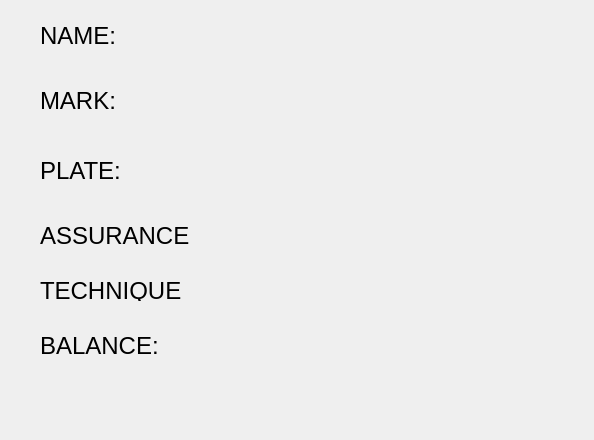
<?xml version="1.0" encoding="UTF-8"?>
<ui version="4.0">
 <class>Dialog</class>
 <widget class="QDialog" name="Dialog">
  <property name="geometry">
   <rect>
    <x>0</x>
    <y>0</y>
    <width>594</width>
    <height>440</height>
   </rect>
  </property>
  <property name="windowTitle">
   <string>Dialog</string>
  </property>
  <widget class="QLabel" name="label">
   <property name="geometry">
    <rect>
     <x>40</x>
     <y>20</y>
     <width>81</width>
     <height>31</height>
    </rect>
   </property>
   <property name="font">
    <font>
     <pointsize>18</pointsize>
    </font>
   </property>
   <property name="text">
    <string>NAME:</string>
   </property>
  </widget>
  <widget class="QLabel" name="label_2">
   <property name="geometry">
    <rect>
     <x>40</x>
     <y>90</y>
     <width>81</width>
     <height>21</height>
    </rect>
   </property>
   <property name="font">
    <font>
     <pointsize>18</pointsize>
    </font>
   </property>
   <property name="text">
    <string>MARK:</string>
   </property>
  </widget>
  <widget class="QLabel" name="label_3">
   <property name="geometry">
    <rect>
     <x>40</x>
     <y>160</y>
     <width>81</width>
     <height>21</height>
    </rect>
   </property>
   <property name="font">
    <font>
     <pointsize>18</pointsize>
    </font>
   </property>
   <property name="text">
    <string>PLATE:</string>
   </property>
  </widget>
  <widget class="QLabel" name="label_4">
   <property name="geometry">
    <rect>
     <x>40</x>
     <y>220</y>
     <width>151</width>
     <height>31</height>
    </rect>
   </property>
   <property name="font">
    <font>
     <pointsize>18</pointsize>
    </font>
   </property>
   <property name="text">
    <string>ASSURANCE:</string>
   </property>
  </widget>
  <widget class="QLabel" name="label_5">
   <property name="geometry">
    <rect>
     <x>40</x>
     <y>280</y>
     <width>141</width>
     <height>21</height>
    </rect>
   </property>
   <property name="font">
    <font>
     <pointsize>18</pointsize>
    </font>
   </property>
   <property name="text">
    <string>TECHNIQUE:</string>
   </property>
  </widget>
  <widget class="QLabel" name="label_6">
   <property name="geometry">
    <rect>
     <x>40</x>
     <y>330</y>
     <width>131</width>
     <height>31</height>
    </rect>
   </property>
   <property name="font">
    <font>
     <pointsize>18</pointsize>
    </font>
   </property>
   <property name="text">
    <string>BALANCE:</string>
   </property>
  </widget>
  <widget class="QLabel" name="label_name">
   <property name="geometry">
    <rect>
     <x>150</x>
     <y>20</y>
     <width>381</width>
     <height>31</height>
    </rect>
   </property>
   <property name="font">
    <font>
     <pointsize>22</pointsize>
     <weight>75</weight>
     <italic>true</italic>
     <bold>true</bold>
     <underline>false</underline>
     <strikeout>false</strikeout>
    </font>
   </property>
   <property name="text">
    <string/>
   </property>
  </widget>
  <widget class="QLabel" name="label_mark">
   <property name="geometry">
    <rect>
     <x>140</x>
     <y>90</y>
     <width>391</width>
     <height>21</height>
    </rect>
   </property>
   <property name="font">
    <font>
     <pointsize>22</pointsize>
     <weight>75</weight>
     <italic>true</italic>
     <bold>true</bold>
     <underline>false</underline>
     <strikeout>false</strikeout>
    </font>
   </property>
   <property name="text">
    <string/>
   </property>
  </widget>
  <widget class="QLabel" name="label_plate">
   <property name="geometry">
    <rect>
     <x>150</x>
     <y>160</y>
     <width>391</width>
     <height>21</height>
    </rect>
   </property>
   <property name="font">
    <font>
     <pointsize>22</pointsize>
     <weight>75</weight>
     <italic>true</italic>
     <bold>true</bold>
     <underline>false</underline>
     <strikeout>false</strikeout>
    </font>
   </property>
   <property name="text">
    <string/>
   </property>
  </widget>
  <widget class="QLabel" name="label_assurance">
   <property name="geometry">
    <rect>
     <x>190</x>
     <y>230</y>
     <width>391</width>
     <height>21</height>
    </rect>
   </property>
   <property name="font">
    <font>
     <pointsize>22</pointsize>
     <weight>75</weight>
     <italic>true</italic>
     <bold>true</bold>
     <underline>false</underline>
     <strikeout>false</strikeout>
    </font>
   </property>
   <property name="text">
    <string/>
   </property>
  </widget>
  <widget class="QLabel" name="label_technique">
   <property name="geometry">
    <rect>
     <x>190</x>
     <y>280</y>
     <width>391</width>
     <height>21</height>
    </rect>
   </property>
   <property name="font">
    <font>
     <pointsize>22</pointsize>
     <weight>75</weight>
     <italic>true</italic>
     <bold>true</bold>
     <underline>false</underline>
     <strikeout>false</strikeout>
    </font>
   </property>
   <property name="text">
    <string/>
   </property>
  </widget>
  <widget class="QLabel" name="label_balance">
   <property name="geometry">
    <rect>
     <x>190</x>
     <y>330</y>
     <width>391</width>
     <height>31</height>
    </rect>
   </property>
   <property name="font">
    <font>
     <pointsize>22</pointsize>
     <weight>75</weight>
     <italic>true</italic>
     <bold>true</bold>
     <underline>true</underline>
     <strikeout>false</strikeout>
    </font>
   </property>
   <property name="text">
    <string/>
   </property>
  </widget>
 </widget>
 <resources/>
 <connections/>
</ui>
